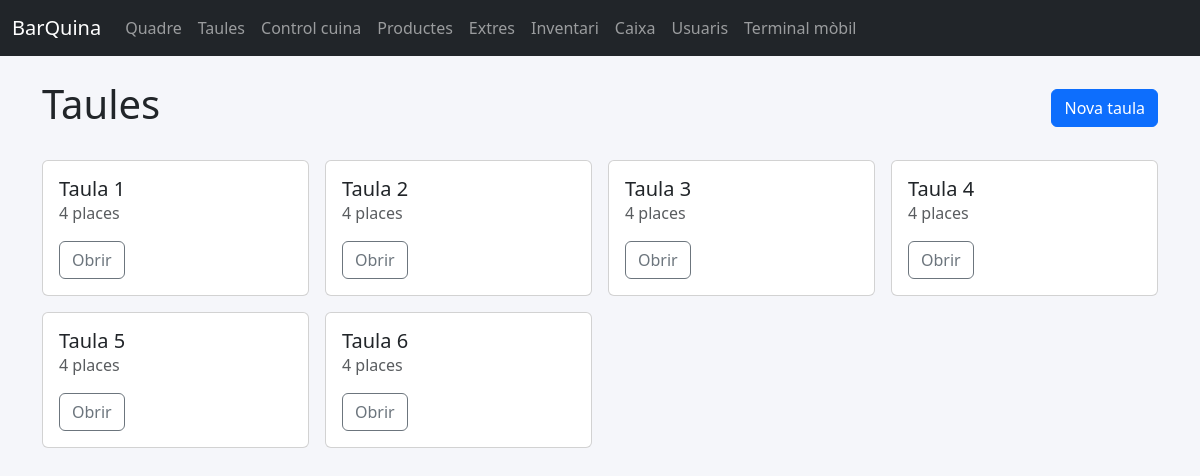
Page /tables on the committed database.
### app/models.py (models this page shows, shortened)
class Table(db.Model):
    __tablename__ = "tables"
    id = db.Column(db.Integer, primary_key=True)
    name = db.Column(db.String(50), unique=True, nullable=False)
    seats = db.Column(db.Integer, default=4)
    orders = db.relationship("Order", back_populates="table", cascade="all, delete-orphan")

### app/blueprints/orders/routes.py (the view, shortened to what this page needs)
@bp.route("/tables", methods=["GET", "POST"])
def tables():
    tables = Table.query.order_by(Table.name).all()
    return render_template("orders/tables.html", tables=tables)

### app/templates/orders/tables.html (shortened to what this page needs)
{% extends "base.html" %}
{% block content %}
<div class="d-flex justify-content-between align-items-center mb-4">
    <h1>Taules</h1>
    <button class="btn btn-primary" data-bs-toggle="modal" data-bs-target="#newTable">Nova taula</button>
</div>
<div class="row g-3">
    {% for table in tables %}
    <div class="col-sm-6 col-md-4 col-lg-3">
        <div class="card h-100">
            <div class="card-body">
                <h5>{{ table.name }}</h5>
                <p class="text-muted">{{ table.seats }} places</p>
                <a class="btn btn-outline-secondary" href="{{ url_for('orders.table_detail', table_id=table.id) }}">Obrir</a>
            </div>
        </div>
    </div>
    {% else %}
    <p>No hi ha taules creades.</p>
    {% endfor %}
</div>
{% endblock %}

### app/static/css/app.css (style rules this page uses)
body { background-color: #f5f6fa; }
.card h5 { margin-bottom: 0; }

### rows in the picture
Table: name "Taula 1", seats "4"
Table: name "Taula 2", seats "4"
Table: name "Taula 3", seats "4"
Table: name "Taula 4", seats "4"
Table: name "Taula 5", seats "4"
Table: name "Taula 6", seats "4"
